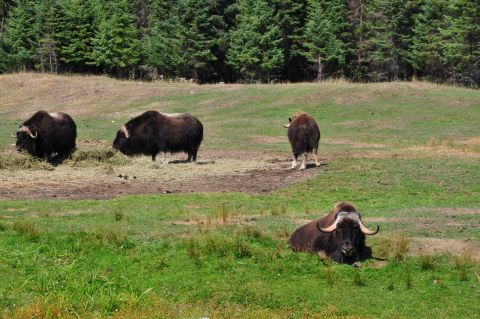
//> input picture images/group.jpg, 480 x 319 px
$ ./5.3   (built with g++ and OpenCV 4)
//> lines starting //> are read from the running program, lines starting //| are printed output that depends on the picture; after the words box and inside, x2 and y2 are one past the last pixel; in counts of white or black regions, pixels touching at a corner belong together
#include<iostream>
#include<opencv2/opencv.hpp>

using namespace::std;
using namespace::cv;

int main()
{
	// Reading as a grayscale image
	Mat image(imread("../../images/group.jpg", cv::IMREAD_GRAYSCALE));
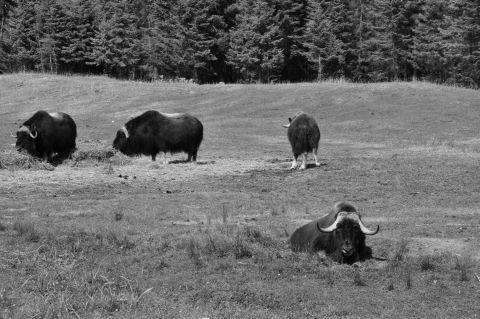
//> image: 319 rows x 480 cols, CV_8UC1; min 0, max 243, mean 106.7
	imshow("Original image", image);
	threshold(image, image, 60, 255, cv::THRESH_BINARY);// Binarization
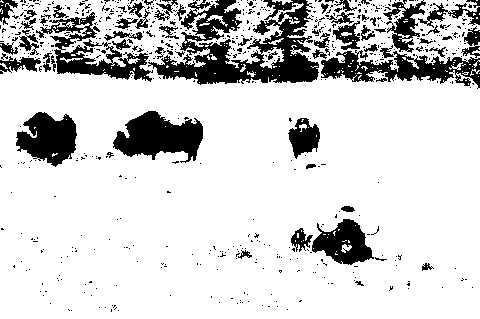
//> image: 319 rows x 480 cols, CV_8UC1; 82.1% white; 653 black regions (591 under 20 px), largest, box (x1, y1, x2, y2) and area: (148, 0, 319, 85) 6792, (113, 111, 203, 163) 2862, (321, 50, 480, 89) 2815
	bitwise_not(image, image, Mat());// NOT
	imshow("Binarization image", image);

	Mat element(5, 5, CV_8U, cv::Scalar(1));
	Mat eroded, dilated, closed, opened;
	erode(image, eroded, element);
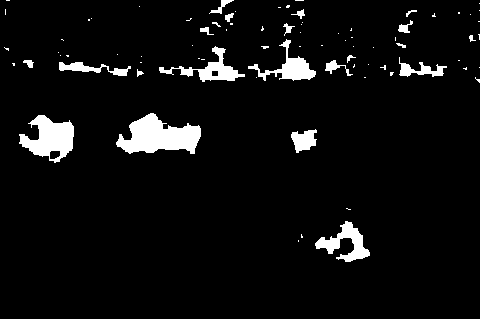
//> eroded: 319 rows x 480 cols, CV_8UC1; 5.5% white; 80 white regions (59 under 20 px), largest, box (x1, y1, x2, y2) and area: (116, 113, 201, 154) 2112, (19, 115, 74, 163) 1508, (315, 221, 370, 262) 917
	imshow("Eroded", eroded);

	dilate(image, dilated, element);
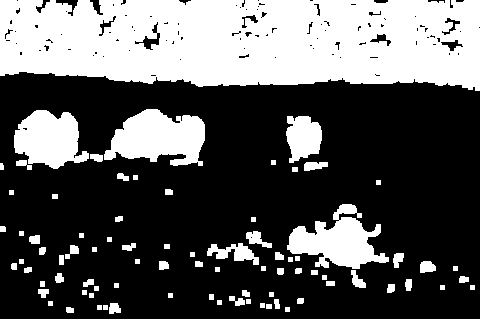
//> dilated: 319 rows x 480 cols, CV_8UC1; 35% white; 83 white regions, largest, box (x1, y1, x2, y2) and area: (0, 0, 480, 91) 37732, (104, 109, 205, 166) 3899, (287, 204, 389, 269) 3410
	imshow("Dilated", dilated);

	morphologyEx(image, closed, cv::MORPH_CLOSE, element);
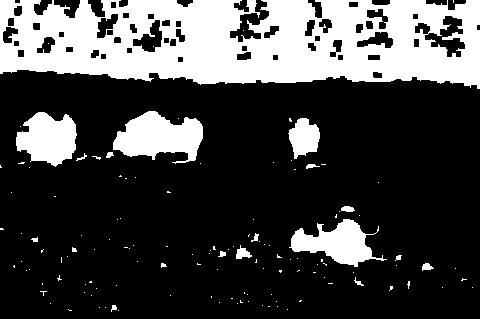
//> closed: 319 rows x 480 cols, CV_8UC1; 26.8% white; 128 white regions (110 under 20 px), largest, box (x1, y1, x2, y2) and area: (0, 0, 480, 89) 31678, (113, 111, 203, 164) 3008, (16, 112, 77, 167) 2330
	imshow("Closed", closed);
	morphologyEx(image, opened, cv::MORPH_OPEN, element);
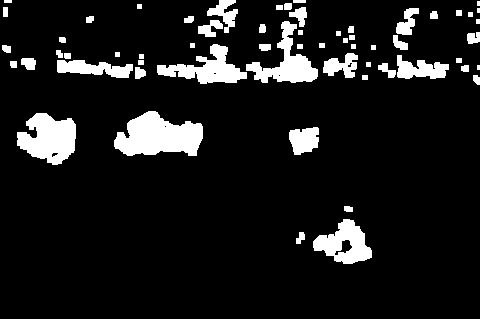
//> opened: 319 rows x 480 cols, CV_8UC1; 10.3% white; 60 white regions (3 under 20 px), largest, box (x1, y1, x2, y2) and area: (114, 111, 203, 156) 2747, (17, 113, 76, 165) 2092, (246, 21, 318, 83) 1627

	imshow("Opened", opened);
	waitKey(0);

	return 0;
}

$ run again, with images/baboon1.jpg copied over images/group.jpg
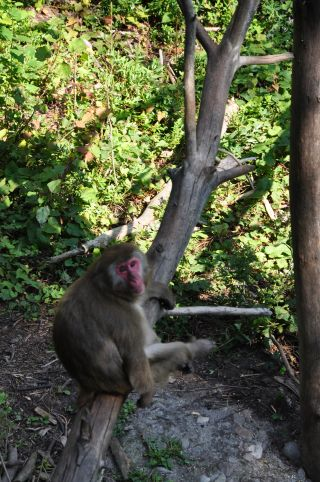
//> input picture images/baboon1.jpg, 320 x 482 px
//> `threshold(image, image, 60, 255, cv::THRESH_BINARY);`:
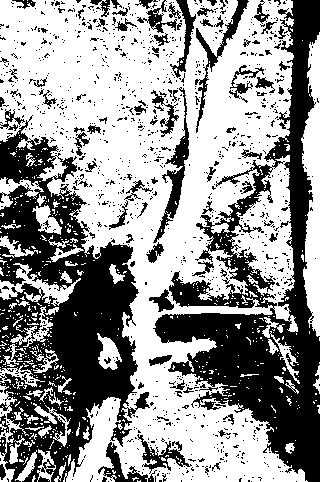
//> image: 482 rows x 320 cols, CV_8UC1; 58.8% white; 1074 black regions (986 under 20 px), largest, box (x1, y1, x2, y2) and area: (0, 115, 150, 482) 26122, (153, 0, 320, 482) 24828, (153, 87, 189, 243) 1189
//> eroded: 482 rows x 320 cols, CV_8UC1; 16.1% white; 153 white regions (117 under 20 px), largest, box (x1, y1, x2, y2) and area: (158, 0, 320, 482) 12659, (51, 247, 136, 430) 7561, (0, 202, 54, 270) 1076
//> dilated: 482 rows x 320 cols, CV_8UC1; 74.2% white; 202 black regions (143 under 20 px), largest, box (x1, y1, x2, y2) and area: (91, 0, 291, 464) 15453, (0, 0, 183, 182) 11667, (305, 105, 320, 334) 2235
//> closed: 482 rows x 320 cols, CV_8UC1; 55.2% white; 83 black regions (1 under 20 px), largest, box (x1, y1, x2, y2) and area: (0, 0, 305, 482) 51559, (238, 164, 294, 279) 3149, (303, 103, 320, 336) 2869
//> `morphologyEx(image, opened, cv::MORPH_OPEN, element);`:
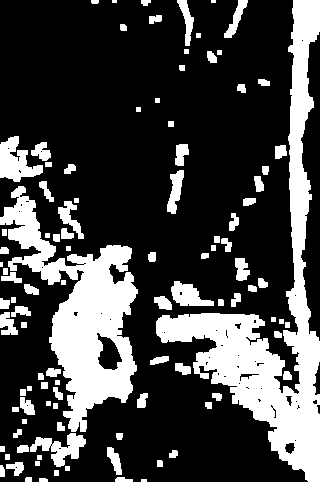
//> opened: 482 rows x 320 cols, CV_8UC1; 26.4% white; 104 white regions (4 under 20 px), largest, box (x1, y1, x2, y2) and area: (156, 0, 320, 482) 17667, (0, 186, 138, 432) 12506, (0, 136, 43, 182) 1093

$ run again, with images/baboon2.jpg copied over images/group.jpg
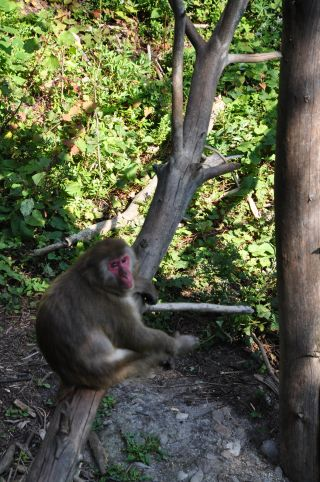
//> input picture images/baboon2.jpg, 320 x 482 px
//> `threshold(image, image, 60, 255, cv::THRESH_BINARY);`:
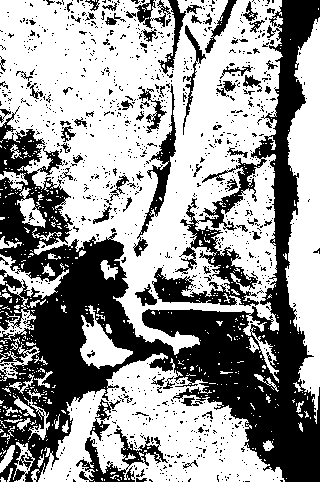
//> image: 482 rows x 320 cols, CV_8UC1; 60.1% white; 1103 black regions (1021 under 20 px), largest, box (x1, y1, x2, y2) and area: (0, 0, 320, 482) 49677, (76, 429, 168, 482) 1444, (133, 84, 176, 257) 1305
//> eroded: 482 rows x 320 cols, CV_8UC1; 16.3% white; 144 white regions (109 under 20 px), largest, box (x1, y1, x2, y2) and area: (144, 0, 320, 482) 13941, (32, 242, 172, 420) 7590, (0, 196, 37, 262) 837
//> dilated: 482 rows x 320 cols, CV_8UC1; 72% white; 178 black regions (128 under 20 px), largest, box (x1, y1, x2, y2) and area: (0, 0, 158, 219) 11777, (69, 0, 279, 351) 11671, (288, 24, 320, 392) 7270
//> closed: 482 rows x 320 cols, CV_8UC1; 53.1% white; 82 black regions (1 under 20 px), largest, box (x1, y1, x2, y2) and area: (0, 0, 281, 353) 39982, (97, 361, 282, 482) 9970, (286, 22, 320, 394) 8488
//> `morphologyEx(image, opened, cv::MORPH_OPEN, element);`:
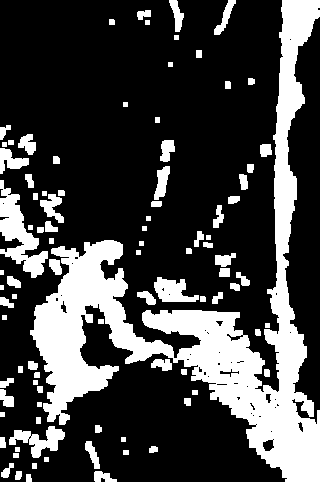
//> opened: 482 rows x 320 cols, CV_8UC1; 26.2% white; 93 white regions, largest, box (x1, y1, x2, y2) and area: (30, 0, 320, 482) 29850, (0, 180, 48, 278) 1954, (9, 426, 65, 458) 807

$ run again, with images/baboon3.jpg copied over images/group.jpg
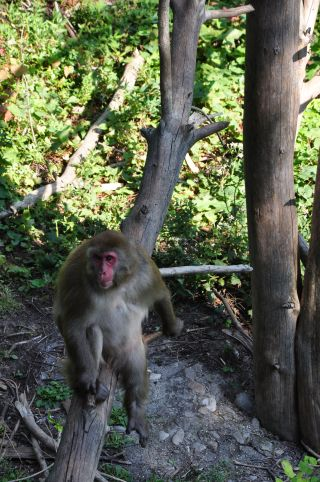
//> input picture images/baboon3.jpg, 320 x 482 px
//> `threshold(image, image, 60, 255, cv::THRESH_BINARY);`:
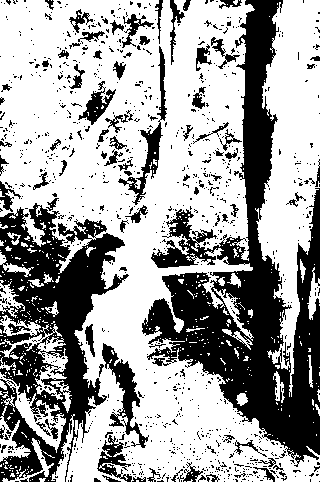
//> image: 482 rows x 320 cols, CV_8UC1; 63.5% white; 1013 black regions (922 under 20 px), largest, box (x1, y1, x2, y2) and area: (142, 0, 320, 467) 27230, (0, 203, 129, 482) 16391, (102, 343, 149, 448) 1376
//> eroded: 482 rows x 320 cols, CV_8UC1; 14.5% white; 133 white regions (98 under 20 px), largest, box (x1, y1, x2, y2) and area: (165, 0, 320, 453) 14073, (17, 236, 121, 418) 3974, (299, 192, 320, 301) 707
//> dilated: 482 rows x 320 cols, CV_8UC1; 66.6% white; 136 black regions (102 under 20 px), largest, box (x1, y1, x2, y2) and area: (0, 0, 251, 423) 33126, (260, 0, 320, 341) 10193, (129, 366, 257, 475) 3512
//> closed: 482 rows x 320 cols, CV_8UC1; 48.7% white; 190 white regions (143 under 20 px), largest, box (x1, y1, x2, y2) and area: (0, 0, 320, 482) 64819, (58, 0, 167, 233) 5197, (71, 78, 116, 125) 760
//> `morphologyEx(image, opened, cv::MORPH_OPEN, element);`:
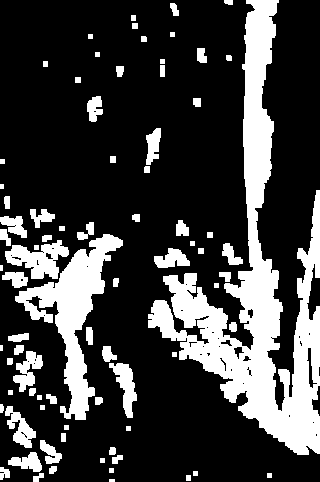
//> opened: 482 rows x 320 cols, CV_8UC1; 24.3% white; 79 white regions (3 under 20 px), largest, box (x1, y1, x2, y2) and area: (148, 0, 320, 455) 22063, (15, 234, 123, 420) 5915, (5, 240, 69, 279) 1326
